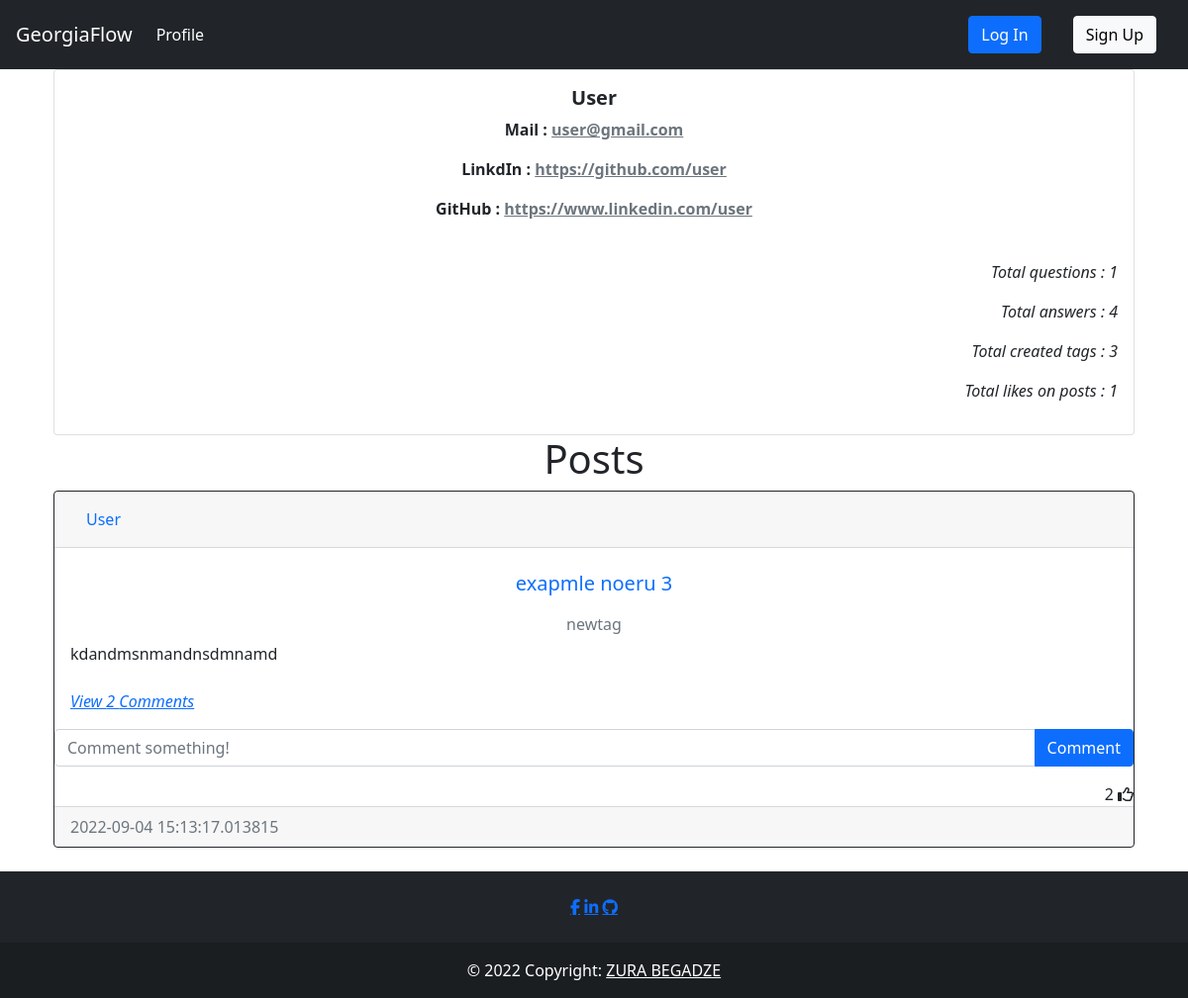
The page /user/1 on the database as committed earlier.
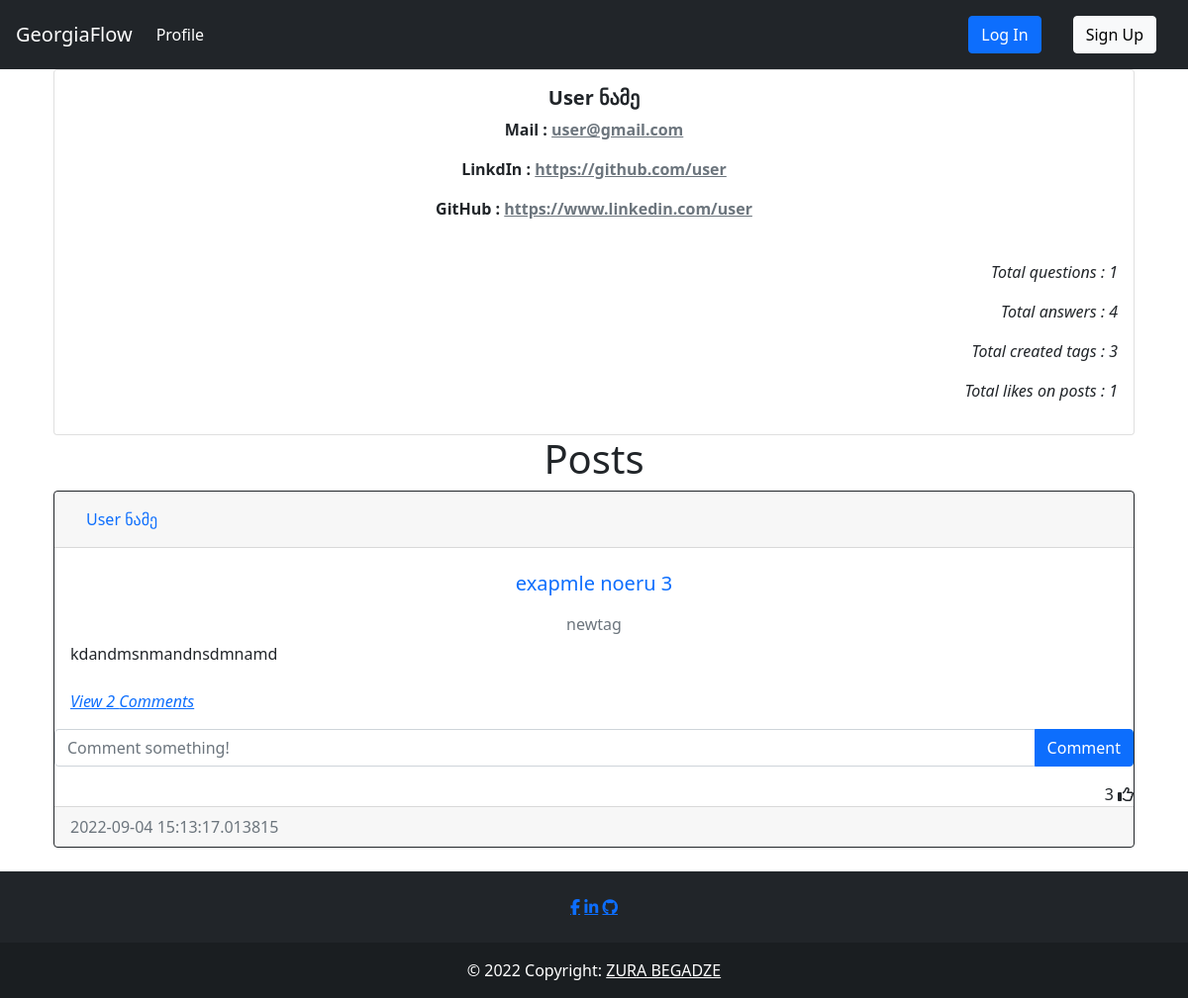
The same page on the database as committed later.
### auth/models.py (models this page shows, shortened)
class User(db.Model, UserMixin):
    __tablename__ = 'user'
    id = db.Column(db.Integer, primary_key=True)
    fullname = db.Column(db.String(200), nullable = False, index=True)
    email = db.Column(db.String(100), nullable = False, unique = True, index=True)
    linkedin = db.Column(db.String(50), unique=True, nullable = False)
    github = db.Column(db.String(45), unique=True, nullable = False)
    date_created = db.Column(db.DateTime, default = datetime.utcnow())
    password_hash = db.Column(db.String(128))
    posts = db.relationship('Post', backref='user', passive_deletes=True)
    tags = db.relationship('Tag', backref='user', passive_deletes=True)
    comments = db.relationship('Comment', backref='user', passive_deletes=True)
    likes = db.relationship('Like', backref='user', passive_deletes=True)

### question/models.py (models this page shows, shortened)
class Post(db.Model):
    __tablename__='post'
    id = db.Column(db.Integer, primary_key=True)
    heading = db.Column(db.String(50), nullable = False, index=True)
    text = db.Column(db.Text, nullable=False)
    date_created = db.Column(db.DateTime, default = datetime.utcnow())
    tags = db.Column(db.String, db.ForeignKey('tag.name', ondelete="CASCADE"), nullable=False)
    author = db.Column(db.Integer, db.ForeignKey('user.id', ondelete="CASCADE"), nullable=False)
    comments = db.relationship('Comment', backref='post', passive_deletes=True)
    likes = db.relationship('Like', backref='post', passive_deletes=True)

### auth/views.py (the view, shortened to what this page needs)
@auth.route('/user/<user_id>', methods=['GET', 'POST'])
def get_user(user_id):
    user = User.query.filter_by(id = user_id).first()
    tags = Tag.query.order_by(Tag.date_created).all()
    form = questionForm()
    total_likes = 0
    if user.posts:
        for likes in user.posts:
            total_likes+=1
    return render_template("profile.html", user = user, form=form, total_likes = total_likes, tags = tags)

### question/forms.py
class questionForm(FlaskForm):
    heading = StringField('heading', [Length(min=2, max=50), DataRequired(message='Question ')])
    text = TextAreaField('Question', [Length(min=2, max=1000), DataRequired(message='description')])
    ask = SubmitField("ASK")

### templates/profile.html (shortened to what this page needs)
{% extends 'base.html' %}
{% block content %}
    <div class="card text-center">
        <div class="card-body">
            <h5 class="card-title fw-bolder">{{user.fullname}}</h5>
            <p class="card-text fw-semibold">Mail : <a class="link-secondary" target="_blank" href="mailto:{{user.email}}">{{user.email}}</a></p>
            <p type="url" class="card-text fw-semibold" >LinkdIn : <a target="_blank" href="{{user.linkedin}}" class="link-secondary">{{user.linkedin}}</a></p>
            <p type="url" class="card-text fw-semibold">GitHub : <a target="_blank" href="{{user.github}}" class="link-secondary">{{user.github}}</a></p>
            <br />
            <p type="url" class="fw-normal text-right fst-italic">Total questions : {{user.posts|length}} </p>
            <p type="url" class="fw-normal text-right fst-italic">Total answers : {{user.comments|length}} </p>
            <p type="url" class="fw-normal text-right fst-italic">Total created tags : {{user.tags|length}} </p>
            {%if total_likes%}
            <p type="url" class="fw-normal text-right fst-italic">Total likes on posts : {{total_likes}} </p>
            {%else%}
            <p type="url" class="fw-normal text-right fst-italic">Total likes on posts : 0 </p>
            {%endif%}
        </div>
    </div>
    <h1 align="center">{% block header %}Posts{% endblock %}</h1>
    <div id="posts">
    {% for post in user.posts %}
    <div class="card border-dark">
        <div class="card-header d-flex justify-content-between align-items-center">
            <a class="nav-item nav-link active" href="{{ url_for('auth.get_user', user_id=post.user.id) }}">{{post.user.fullname}}</a>
            <br />
        </div>
        <div class="card-body">
            <a class="card-title nav-item nav-link text-center" href="{{ url_for('post.post_detail', post_id=post.id) }}"><h5 >{{post.heading}}</h5></a>
            <h6 class="card-subtitle mb-2 text-muted text-center">{{post.tags}}</h6>
            <div class="card-text ">{{post.text}}</div>
            <br />
            <p class="card-text">
                {% if post.comments|length > 0 %}
                <a data-bs-toggle="collapse" href="#comments-{{post.id}}" role="button">
                <cite title="Source" >View {{post.comments|length}} Comments</cite>
                </a>
                {% else %}
                <small class="text-muted">No Comments</small>
                {% endif %}
            </p>
        </div>
        <form class="input-group mb-3" method="POST" action="/create-comment/{{post.id}}" >
            <input type="text" id="text"  name="text" class="form-control" placeholder="Comment something!" />
            <button type="submit" class="btn btn-primary">Comment</button>
        </form>
        <div class="text-right">
            <span id="likes-count-{{post.id}}">{{ post.likes|length }}</span>
            {% if current_user.id in post.likes|map(attribute="author")|list %}
            <i class="fas fa-thumbs-up" id="like-button-{{post.id}}" onclick="like('{{post.id}}')"></i>
            {% else %}
            <i class="far fa-thumbs-up" id="like-button-{{post.id}}" onclick="like('{{post.id}}')"></i>
            {% endif %}
        </div>
        <div class="card-footer text-muted">{{post.date_created}}</div>
    </div>
    <br/ > {% endfor %}
    </div>
{% endblock %}

Rows that differ between the two databases and show on the page:
changed User "user@gmail.com": fullname "User" → "User ნამე"
changed through a linked row, Post "exapmle noeru 3": user.fullname "User" → "User ნამე"; likes|length "2" → "3"
